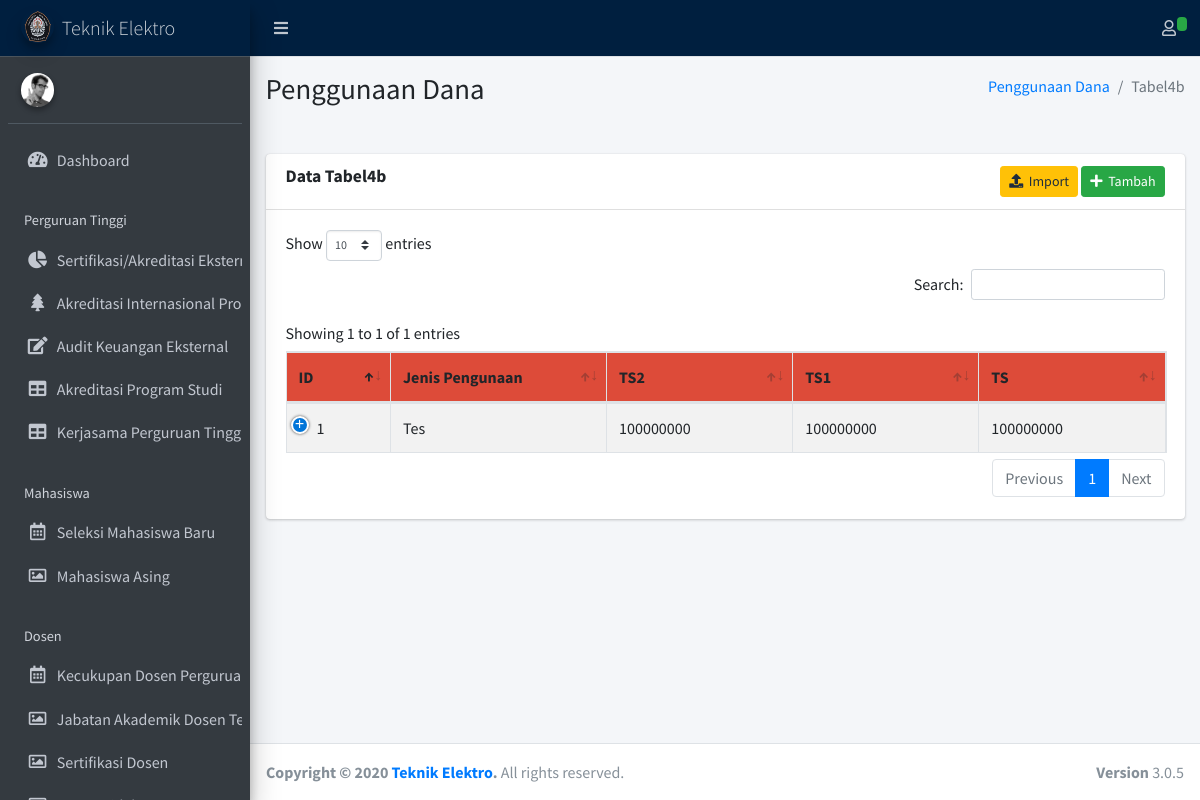
/index.php/tabel4b, run on the app's committed database.
### tables this page shows
CREATE TABLE `tabel4b` (
  `id` int(11) NOT NULL,
  `jenis_penggunaan` varchar(128) NOT NULL,
  `ts2` int(32) NOT NULL,
  `ts1` int(32) NOT NULL,
  `ts` int(32) NOT NULL,
  `created_at` datetime NOT NULL,
  `updated_at` datetime NOT NULL
);

### application/controllers/Tabel4b.php (called while the page is built, shortened)
<?php
class Tabel4b extends CI_Controller {
    public function __construct()
    {
        $this->load->model('Tabel4bModel');
    }
	public function index()
	{
        $tabel4bs = $this->Tabel4bModel->show();
        $this->load->view('main.php',[
            "page" => "tabel4b",
            "content" => [],
            "tabel4bs" => $tabel4bs,
        ]);
    }
}

### index.php (called while the page is built, shortened)
<?php
require_once BASEPATH.'core/CodeIgniter.php';

### application/models/Tabel4bModel.php (called while the page is built, shortened)
<?php if(!defined('BASEPATH')) exit('Hacking Attempt : Keluar dari sistem..!!');
class Tabel4bModel extends CI_Model
{
    public function show()
    {
        $this->db->select('*');
        return $this->db->get('tabel4b')->result();
    }
}

### application/views/pages/tabel4b.php (the view, shortened to what this page needs)
<div class="content-wrapper">
	<section class="content-header">
      <div class="container-fluid">
        <div class="row mb-2">
          <div class="col-sm-6">
            <h1>Penggunaan Dana</h1>
          </div>
          <div class="col-sm-6">
            <ol class="breadcrumb float-sm-right">
              <li class="breadcrumb-item"><a href="#">Penggunaan Dana</a></li>
              <li class="breadcrumb-item active">Tabel4b</li>
            </ol>
          </div>
        </div>
      </div>
    </section>
	<br>
	<section class="content">
		<div class="container-fluid">
			<div class="row">
				<div class="col-12">
					<div class="card">
						<div class="card-header">
							<h3 class="card-title"><b>Data Tabel4b </b></h3>
							<div class="text-right">
								<button type="button" class="btn btn-sm btn-warning" data-toggle="modal"
									data-target="#import-tabel4b"><i class="fa fa-upload"></i>&nbsp&nbspImport</button>
								<button type="button" class="btn btn-sm btn-success" data-toggle="modal"
									data-target="#tambah-tabel4b"><i class="fa fa-plus"></i>&nbsp&nbspTambah</button>
							</div>
						</div>
						<div class="card-body table-responsive">
							<table class="table table-striped table-bordered table-hover dataku">
								<thead class="atas">
									<tr>
										<th width="5%">ID</th>
										<th width="10%">Jenis Pengunaan</th>
										<th width="10%">TS2</th>
										<th width="10%">TS1</th>
										<th width="10%">TS</th>
									</tr>
								</thead>
								<tbody>
									<?php
									$no=1;
									foreach ($tabel4bs as $tabel4b) {
									?>
									<tr>
										<td><?php echo $no; ?></td>
										<td><?php echo $tabel4b->jenis_penggunaan; ?></td>
										<td><?php echo $tabel4b->ts2; ?></td>
										<td><?php echo $tabel4b->ts1; ?></td>
										<td><?php echo $tabel4b->ts; ?></td>
									</tr>
									<?php $no++; } ?>
								</tbody>
							</table>
						</div>
					</div>
				</div>
			</div>
		</div>
	</section>
</div>

### application/views/templates/head.php (style rules this page uses)
.atas { background-color: #DD4B39; border-color: green; border-color: green; }

### data on the page
tabel4b: jenis_penggunaan "Tes", ts2 "100000000", ts1 "100000000", ts "100000000"
